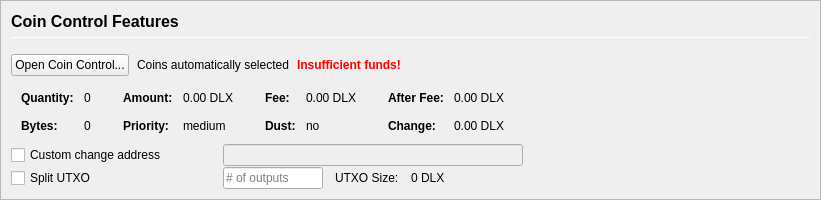
         <widget class="QFrame" name="frameCoinControl">
          <property name="sizePolicy">
           <sizepolicy hsizetype="Expanding" vsizetype="Expanding">
            <horstretch>0</horstretch>
            <verstretch>0</verstretch>
           </sizepolicy>
          </property>
          <property name="maximumSize">
           <size>
            <width>16777215</width>
            <height>16777215</height>
           </size>
          </property>
          <property name="frameShape">
           <enum>QFrame::StyledPanel</enum>
          </property>
          <property name="frameShadow">
           <enum>QFrame::Sunken</enum>
          </property>
          <layout class="QVBoxLayout" name="verticalLayoutCoinControl2">
           <property name="spacing">
            <number>0</number>
           </property>
           <property name="leftMargin">
            <number>0</number>
           </property>
           <property name="topMargin">
            <number>0</number>
           </property>
           <property name="rightMargin">
            <number>0</number>
           </property>
           <property name="bottomMargin">
            <number>0</number>
           </property>
           <item>
            <widget class="QFrame" name="frameCoinControl_BG">
             <layout class="QVBoxLayout" name="verticalLayoutCoinControl" stretch="0,0,0,0,0,0">
              <property name="spacing">
               <number>1</number>
              </property>
              <property name="leftMargin">
               <number>10</number>
              </property>
              <property name="topMargin">
               <number>10</number>
              </property>
              <item>
               <layout class="QHBoxLayout" name="horizontalLayoutCoinControl1">
                <property name="bottomMargin">
                 <number>15</number>
                </property>
                <item>
                 <layout class="QVBoxLayout" name="verticalLayout_3">
                  <property name="spacing">
                   <number>6</number>
                  </property>
                  <item>
                   <widget class="QLabel" name="labelCoinControlFeatures">
                    <property name="sizePolicy">
                     <sizepolicy hsizetype="Preferred" vsizetype="Maximum">
                      <horstretch>0</horstretch>
                      <verstretch>0</verstretch>
                     </sizepolicy>
                    </property>
                    <property name="minimumSize">
                     <size>
                      <width>0</width>
                      <height>20</height>
                     </size>
                    </property>
                    <property name="font">
                     <font>
                      <pointsize>12</pointsize>
                      <weight>75</weight>
                      <bold>true</bold>
                     </font>
                    </property>
                    <property name="styleSheet">
                     <string notr="true">font-weight:bold;</string>
                    </property>
                    <property name="text">
                     <string>Coin Control Features</string>
                    </property>
                   </widget>
                  </item>
                  <item>
                   <widget class="Line" name="line">
                    <property name="minimumSize">
                     <size>
                      <width>0</width>
                      <height>1</height>
                     </size>
                    </property>
                    <property name="maximumSize">
                     <size>
                      <width>16777215</width>
                      <height>1</height>
                     </size>
                    </property>
                    <property name="orientation">
                     <enum>Qt::Horizontal</enum>
                    </property>
                   </widget>
                  </item>
                 </layout>
                </item>
               </layout>
              </item>
              <item>
               <layout class="QHBoxLayout" name="horizontalLayoutCoinControl2" stretch="0,0,0,0">
                <property name="spacing">
                 <number>8</number>
                </property>
                <property name="bottomMargin">
                 <number>10</number>
                </property>
                <item>
                 <widget class="QPushButton" name="pushButtonCoinControl">
                  <property name="styleSheet">
                   <string notr="true"/>
                  </property>
                  <property name="text">
                   <string>Open Coin Control...</string>
                  </property>
                  <property name="autoDefault">
                   <bool>false</bool>
                  </property>
                 </widget>
                </item>
                <item>
                 <widget class="QLabel" name="labelCoinControlAutomaticallySelected">
                  <property name="text">
                   <string>Coins automatically selected</string>
                  </property>
                  <property name="margin">
                   <number>5</number>
                  </property>
                 </widget>
                </item>
                <item>
                 <widget class="QLabel" name="labelCoinControlInsuffFunds">
                  <property name="font">
                   <font>
                    <weight>75</weight>
                    <bold>true</bold>
                   </font>
                  </property>
                  <property name="styleSheet">
                   <string notr="true">color:red;font-weight:bold;</string>
                  </property>
                  <property name="text">
                   <string>Insufficient funds!</string>
                  </property>
                  <property name="margin">
                   <number>5</number>
                  </property>
                 </widget>
                </item>
                <item>
                 <spacer name="horizontalSpacerCoinControl">
                  <property name="orientation">
                   <enum>Qt::Horizontal</enum>
                  </property>
                  <property name="sizeHint" stdset="0">
                   <size>
                    <width>40</width>
                    <height>1</height>
                   </size>
                  </property>
                 </spacer>
                </item>
               </layout>
              </item>
              <item>
               <widget class="QWidget" name="widgetCoinControl" native="true">
                <property name="sizePolicy">
                 <sizepolicy hsizetype="Preferred" vsizetype="Preferred">
                  <horstretch>0</horstretch>
                  <verstretch>0</verstretch>
                 </sizepolicy>
                </property>
                <property name="minimumSize">
                 <size>
                  <width>0</width>
                  <height>0</height>
                 </size>
                </property>
                <property name="styleSheet">
                 <string notr="true"/>
                </property>
                <layout class="QHBoxLayout" name="horizontalLayoutCoinControl5">
                 <property name="leftMargin">
                  <number>0</number>
                 </property>
                 <property name="topMargin">
                  <number>0</number>
                 </property>
                 <property name="rightMargin">
                  <number>0</number>
                 </property>
                 <property name="bottomMargin">
                  <number>0</number>
                 </property>
                 <item>
                  <layout class="QHBoxLayout" name="horizontalLayoutCoinControl3" stretch="0,0,0,1">
                   <property name="spacing">
                    <number>20</number>
                   </property>
                   <property name="topMargin">
                    <number>0</number>
                   </property>
                   <property name="bottomMargin">
                    <number>10</number>
                   </property>
                   <item>
                    <layout class="QFormLayout" name="formLayoutCoinControl1">
                     <property name="horizontalSpacing">
                      <number>10</number>
                     </property>
                     <property name="verticalSpacing">
                      <number>14</number>
                     </property>
                     <property name="leftMargin">
                      <number>10</number>
                     </property>
                     <property name="topMargin">
                      <number>4</number>
                     </property>
                     <property name="rightMargin">
                      <number>6</number>
                     </property>
                     <item row="0" column="0">
                      <widget class="QLabel" name="labelCoinControlQuantityText">
                       <property name="font">
                        <font>
                         <weight>75</weight>
                         <bold>true</bold>
                        </font>
                       </property>
                       <property name="text">
                        <string>Quantity:</string>
                       </property>
                       <property name="margin">
                        <number>0</number>
                       </property>
                      </widget>
                     </item>
                     <item row="0" column="1">
                      <widget class="QLabel" name="labelCoinControlQuantity">
                       <property name="cursor">
                        <cursorShape>IBeamCursor</cursorShape>
                       </property>
                       <property name="contextMenuPolicy">
                        <enum>Qt::ActionsContextMenu</enum>
                       </property>
                       <property name="text">
                        <string notr="true">0</string>
                       </property>
                       <property name="margin">
                        <number>0</number>
                       </property>
                       <property name="textInteractionFlags">
                        <set>Qt::LinksAccessibleByMouse|Qt::TextSelectableByKeyboard|Qt::TextSelectableByMouse</set>
                       </property>
                      </widget>
                     </item>
                     <item row="1" column="0">
                      <widget class="QLabel" name="labelCoinControlBytesText">
                       <property name="font">
                        <font>
                         <weight>75</weight>
                         <bold>true</bold>
                        </font>
                       </property>
                       <property name="text">
                        <string>Bytes:</string>
                       </property>
                      </widget>
                     </item>
                     <item row="1" column="1">
                      <widget class="QLabel" name="labelCoinControlBytes">
                       <property name="cursor">
                        <cursorShape>IBeamCursor</cursorShape>
                       </property>
                       <property name="contextMenuPolicy">
                        <enum>Qt::ActionsContextMenu</enum>
                       </property>
                       <property name="text">
                        <string notr="true">0</string>
                       </property>
                       <property name="textInteractionFlags">
                        <set>Qt::LinksAccessibleByMouse|Qt::TextSelectableByKeyboard|Qt::TextSelectableByMouse</set>
                       </property>
                      </widget>
                     </item>
                    </layout>
                   </item>
                   <item>
                    <layout class="QFormLayout" name="formLayoutCoinControl2">
                     <property name="horizontalSpacing">
                      <number>10</number>
                     </property>
                     <property name="verticalSpacing">
                      <number>14</number>
                     </property>
                     <property name="leftMargin">
                      <number>6</number>
                     </property>
                     <property name="topMargin">
                      <number>4</number>
                     </property>
                     <property name="rightMargin">
                      <number>6</number>
                     </property>
                     <item row="0" column="0">
                      <widget class="QLabel" name="labelCoinControlAmountText">
                       <property name="font">
                        <font>
                         <weight>75</weight>
                         <bold>true</bold>
                        </font>
                       </property>
                       <property name="text">
                        <string>Amount:</string>
                       </property>
                       <property name="margin">
                        <number>0</number>
                       </property>
                      </widget>
                     </item>
                     <item row="0" column="1">
                      <widget class="QLabel" name="labelCoinControlAmount">
                       <property name="cursor">
                        <cursorShape>IBeamCursor</cursorShape>
                       </property>
                       <property name="contextMenuPolicy">
                        <enum>Qt::ActionsContextMenu</enum>
                       </property>
                       <property name="text">
                        <string notr="true">0.00 DLX</string>
                       </property>
                       <property name="textInteractionFlags">
                        <set>Qt::LinksAccessibleByMouse|Qt::TextSelectableByKeyboard|Qt::TextSelectableByMouse</set>
                       </property>
                      </widget>
                     </item>
                     <item row="1" column="0">
                      <widget class="QLabel" name="labelCoinControlPriorityText">
                       <property name="font">
                        <font>
                         <weight>75</weight>
                         <bold>true</bold>
                        </font>
                       </property>
                       <property name="text">
                        <string>Priority:</string>
                       </property>
                      </widget>
                     </item>
                     <item row="1" column="1">
                      <widget class="QLabel" name="labelCoinControlPriority">
                       <property name="cursor">
                        <cursorShape>IBeamCursor</cursorShape>
                       </property>
                       <property name="contextMenuPolicy">
                        <enum>Qt::ActionsContextMenu</enum>
                       </property>
                       <property name="text">
                        <string>medium</string>
                       </property>
                       <property name="textInteractionFlags">
                        <set>Qt::LinksAccessibleByMouse|Qt::TextSelectableByKeyboard|Qt::TextSelectableByMouse</set>
                       </property>
                      </widget>
                     </item>
                    </layout>
                   </item>
                   <item>
                    <layout class="QFormLayout" name="formLayoutCoinControl3">
                     <property name="horizontalSpacing">
                      <number>10</number>
                     </property>
                     <property name="verticalSpacing">
                      <number>14</number>
                     </property>
                     <property name="leftMargin">
                      <number>6</number>
                     </property>
                     <property name="topMargin">
                      <number>4</number>
                     </property>
                     <property name="rightMargin">
                      <number>6</number>
                     </property>
                     <item row="0" column="0">
                      <widget class="QLabel" name="labelCoinControlFeeText">
                       <property name="font">
                        <font>
                         <weight>75</weight>
                         <bold>true</bold>
                        </font>
                       </property>
                       <property name="text">
                        <string>Fee:</string>
                       </property>
                       <property name="margin">
                        <number>0</number>
                       </property>
                      </widget>
                     </item>
                     <item row="0" column="1">
                      <widget class="QLabel" name="labelCoinControlFee">
                       <property name="cursor">
                        <cursorShape>IBeamCursor</cursorShape>
                       </property>
                       <property name="contextMenuPolicy">
                        <enum>Qt::ActionsContextMenu</enum>
                       </property>
                       <property name="text">
                        <string notr="true">0.00 DLX</string>
                       </property>
                       <property name="textInteractionFlags">
                        <set>Qt::LinksAccessibleByMouse|Qt::TextSelectableByKeyboard|Qt::TextSelectableByMouse</set>
                       </property>
                      </widget>
                     </item>
                     <item row="1" column="0">
                      <widget class="QLabel" name="labelCoinControlLowOutputText">
                       <property name="font">
                        <font>
                         <weight>75</weight>
                         <bold>true</bold>
                        </font>
                       </property>
                       <property name="text">
                        <string>Dust:</string>
                       </property>
                      </widget>
                     </item>
                     <item row="1" column="1">
                      <widget class="QLabel" name="labelCoinControlLowOutput">
                       <property name="cursor">
                        <cursorShape>IBeamCursor</cursorShape>
                       </property>
                       <property name="contextMenuPolicy">
                        <enum>Qt::ActionsContextMenu</enum>
                       </property>
                       <property name="text">
                        <string>no</string>
                       </property>
                       <property name="textInteractionFlags">
                        <set>Qt::LinksAccessibleByMouse|Qt::TextSelectableByKeyboard|Qt::TextSelectableByMouse</set>
                       </property>
                      </widget>
                     </item>
                    </layout>
                   </item>
                   <item>
                    <layout class="QFormLayout" name="formLayoutCoinControl4">
                     <property name="horizontalSpacing">
                      <number>10</number>
                     </property>
                     <property name="verticalSpacing">
                      <number>14</number>
                     </property>
                     <property name="leftMargin">
                      <number>6</number>
                     </property>
                     <property name="topMargin">
                      <number>4</number>
                     </property>
                     <property name="rightMargin">
                      <number>6</number>
                     </property>
                     <item row="0" column="0">
                      <widget class="QLabel" name="labelCoinControlAfterFeeText">
                       <property name="font">
                        <font>
                         <weight>75</weight>
                         <bold>true</bold>
                        </font>
                       </property>
                       <property name="text">
                        <string>After Fee:</string>
                       </property>
                       <property name="margin">
                        <number>0</number>
                       </property>
                      </widget>
                     </item>
                     <item row="0" column="1">
                      <widget class="QLabel" name="labelCoinControlAfterFee">
                       <property name="cursor">
                        <cursorShape>IBeamCursor</cursorShape>
                       </property>
                       <property name="contextMenuPolicy">
                        <enum>Qt::ActionsContextMenu</enum>
                       </property>
                       <property name="text">
                        <string notr="true">0.00 DLX</string>
                       </property>
                       <property name="textInteractionFlags">
                        <set>Qt::LinksAccessibleByMouse|Qt::TextSelectableByKeyboard|Qt::TextSelectableByMouse</set>
                       </property>
                      </widget>
                     </item>
                     <item row="1" column="0">
                      <widget class="QLabel" name="labelCoinControlChangeText">
                       <property name="font">
                        <font>
                         <weight>75</weight>
                         <bold>true</bold>
                        </font>
                       </property>
                       <property name="text">
                        <string>Change:</string>
                       </property>
                      </widget>
                     </item>
                     <item row="1" column="1">
                      <widget class="QLabel" name="labelCoinControlChange">
                       <property name="cursor">
                        <cursorShape>IBeamCursor</cursorShape>
                       </property>
                       <property name="contextMenuPolicy">
                        <enum>Qt::ActionsContextMenu</enum>
                       </property>
                       <property name="text">
                        <string notr="true">0.00 DLX</string>
                       </property>
                       <property name="textInteractionFlags">
                        <set>Qt::LinksAccessibleByMouse|Qt::TextSelectableByKeyboard|Qt::TextSelectableByMouse</set>
                       </property>
                      </widget>
                     </item>
                    </layout>
                   </item>
                  </layout>
                 </item>
                </layout>
               </widget>
              </item>
              <item>
               <layout class="QHBoxLayout" name="horizontalLayoutCoinControl4">
                <property name="spacing">
                 <number>12</number>
                </property>
                <property name="sizeConstraint">
                 <enum>QLayout::SetDefaultConstraint</enum>
                </property>
                <property name="topMargin">
                 <number>0</number>
                </property>
                <property name="rightMargin">
                 <number>0</number>
                </property>
                <item>
                 <widget class="QCheckBox" name="checkBoxCoinControlChange">
                  <property name="sizePolicy">
                   <sizepolicy hsizetype="Preferred" vsizetype="Preferred">
                    <horstretch>0</horstretch>
                    <verstretch>0</verstretch>
                   </sizepolicy>
                  </property>
                  <property name="minimumSize">
                   <size>
                    <width>200</width>
                    <height>0</height>
                   </size>
                  </property>
                  <property name="maximumSize">
                   <size>
                    <width>200</width>
                    <height>16777215</height>
                   </size>
                  </property>
                  <property name="toolTip">
                   <string>If this is activated, but the change address is empty or invalid, change will be sent to a newly generated address.</string>
                  </property>
                  <property name="text">
                   <string>Custom change address</string>
                  </property>
                 </widget>
                </item>
                <item>
                 <widget class="QValidatedLineEdit" name="lineEditCoinControlChange">
                  <property name="enabled">
                   <bool>false</bool>
                  </property>
                  <property name="sizePolicy">
                   <sizepolicy hsizetype="Preferred" vsizetype="Preferred">
                    <horstretch>0</horstretch>
                    <verstretch>0</verstretch>
                   </sizepolicy>
                  </property>
                  <property name="minimumSize">
                   <size>
                    <width>300</width>
                    <height>0</height>
                   </size>
                  </property>
                 </widget>
                </item>
                <item>
                 <widget class="QLabel" name="labelCoinControlChangeLabel">
                  <property name="sizePolicy">
                   <sizepolicy hsizetype="Preferred" vsizetype="Preferred">
                    <horstretch>0</horstretch>
                    <verstretch>0</verstretch>
                   </sizepolicy>
                  </property>
                  <property name="minimumSize">
                   <size>
                    <width>100</width>
                    <height>0</height>
                   </size>
                  </property>
                  <property name="text">
                   <string/>
                  </property>
                  <property name="margin">
                   <number>3</number>
                  </property>
                 </widget>
                </item>
               </layout>
              </item>
              <item>
               <layout class="QHBoxLayout" name="horizontalLayoutCoinControl6">
                <property name="spacing">
                 <number>12</number>
                </property>
                <property name="rightMargin">
                 <number>0</number>
                </property>
                <item>
                 <widget class="QCheckBox" name="splitBlockCheckBox">
                  <property name="sizePolicy">
                   <sizepolicy hsizetype="Preferred" vsizetype="Preferred">
                    <horstretch>0</horstretch>
                    <verstretch>0</verstretch>
                   </sizepolicy>
                  </property>
                  <property name="minimumSize">
                   <size>
                    <width>200</width>
                    <height>0</height>
                   </size>
                  </property>
                  <property name="maximumSize">
                   <size>
                    <width>200</width>
                    <height>16777215</height>
                   </size>
                  </property>
                  <property name="text">
                   <string>Split UTXO</string>
                  </property>
                 </widget>
                </item>
                <item>
                 <widget class="QLineEdit" name="splitBlockLineEdit">
                  <property name="sizePolicy">
                   <sizepolicy hsizetype="Preferred" vsizetype="Preferred">
                    <horstretch>50</horstretch>
                    <verstretch>0</verstretch>
                   </sizepolicy>
                  </property>
                  <property name="minimumSize">
                   <size>
                    <width>100</width>
                    <height>0</height>
                   </size>
                  </property>
                  <property name="maximumSize">
                   <size>
                    <width>100</width>
                    <height>16777215</height>
                   </size>
                  </property>
                  <property name="placeholderText">
                   <string># of outputs</string>
                  </property>
                 </widget>
                </item>
                <item>
                 <widget class="QLabel" name="labelBlockSizeText">
                  <property name="text">
                   <string>UTXO Size:</string>
                  </property>
                 </widget>
                </item>
                <item>
                 <widget class="QLabel" name="labelBlockSize">
                  <property name="text">
                   <string>0 DLX</string>
                  </property>
                 </widget>
                </item>
                <item>
                 <spacer name="horizontalSpacer_7">
                  <property name="orientation">
                   <enum>Qt::Horizontal</enum>
                  </property>
                  <property name="sizeHint" stdset="0">
                   <size>
                    <width>40</width>
                    <height>20</height>
                   </size>
                  </property>
                 </spacer>
                </item>
               </layout>
              </item>
              <item>
               <spacer name="verticalSpacerCoinControl">
                <property name="orientation">
                 <enum>Qt::Vertical</enum>
                </property>
                <property name="sizeHint" stdset="0">
                 <size>
                  <width>800</width>
                  <height>1</height>
                 </size>
                </property>
               </spacer>
              </item>
             </layout>
            </widget>
           </item>
          </layout>
         </widget>
